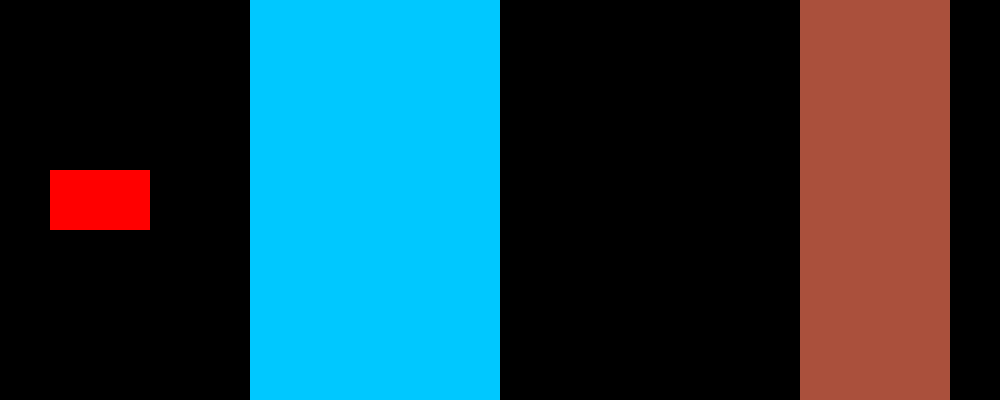
Frame 1 (no input)
Frame 60 (the mouse pressed at the canvas centre just before this capture): identical to frame 1, image omitted
Frame 120 (the mouse held since frame 60 and released just before this capture): identical to frame 1, image omitted

The Processing sketch that drew this single still picture (run headless with seeded random() and noise(); from frame 60 on, the mouse is pressed at the canvas centre):

// Processing sketch: sketch_2_4_friction
// ── sketch_2_4_friction.pde
Car car;

PVector friction;
float frictionMag;

int iceStart = 250;
int iceEnd = 500;
int dirtStart = 800;
int dirtEnd = 950;

void setup() {
  size(1000, 400);
  smooth();
  car = new Car();
  friction = new PVector(0, 0);
}

void draw() {
  background(0);
  noStroke();
  fill(0, 200, 255);
  rect(iceStart, 0, iceEnd - iceStart, height);
  fill(170, 80, 60);
  rect(dirtStart, 0, dirtEnd - dirtStart, height);
  car.display();
  if (car.position.x + car.carWidth / 2 > iceStart && car.position.x + car.carWidth / 2 < iceEnd) {
    frictionMag = 0;
  } else if (car.position.x + car.carWidth / 2 > dirtStart && car.position.x + car.carWidth / 2 < dirtEnd) {
    frictionMag = -0.09;
  } else {
    frictionMag = -0.05;
  }
  car.baseAcc();
  friction = car.velocity.copy();
  friction.setMag(frictionMag);
  car.applyForce(friction);
  car.update();
  println(frictionMag);
}

class Car {
  PVector position;
  PVector velocity;
  PVector acceleration;

  int carWidth = 100;
  int carHeight = 60;
  int speedlimit = 3;

  Car() {
    position = new PVector(50, 170);
    velocity = new PVector(0, 0);
    acceleration = new PVector(0, 0);
  }

  void display() {
    noStroke();
    fill(255, 0, 0);
    rect(position.x, position.y, carWidth, carHeight);
  }

  void baseAcc() {
    if (keyPressed && (key == CODED)) { // If it’s a coded key
      if (keyCode == LEFT) { // If it’s the left arrow
        acceleration.x = -0.1;
      } else if (keyCode == RIGHT) { // If it’s the right arrow
        acceleration.x = 0.1;
      }
    } else {
      acceleration.x = 0;
    }
  }

  void update() {
    position.add(velocity);
    velocity.add(acceleration);
    //velocity.limit(speedlimit);

    if (position.x > width - carWidth) {
      position.x = width - carWidth;
      velocity.mult(0);
      acceleration.mult(0);
    } else if (position.x < 0) {
      position.x = 0;
      velocity.mult(0);
      acceleration.mult(0);
    }
  }

  void applyForce(PVector force) {
    acceleration.add(force);
  }
}
